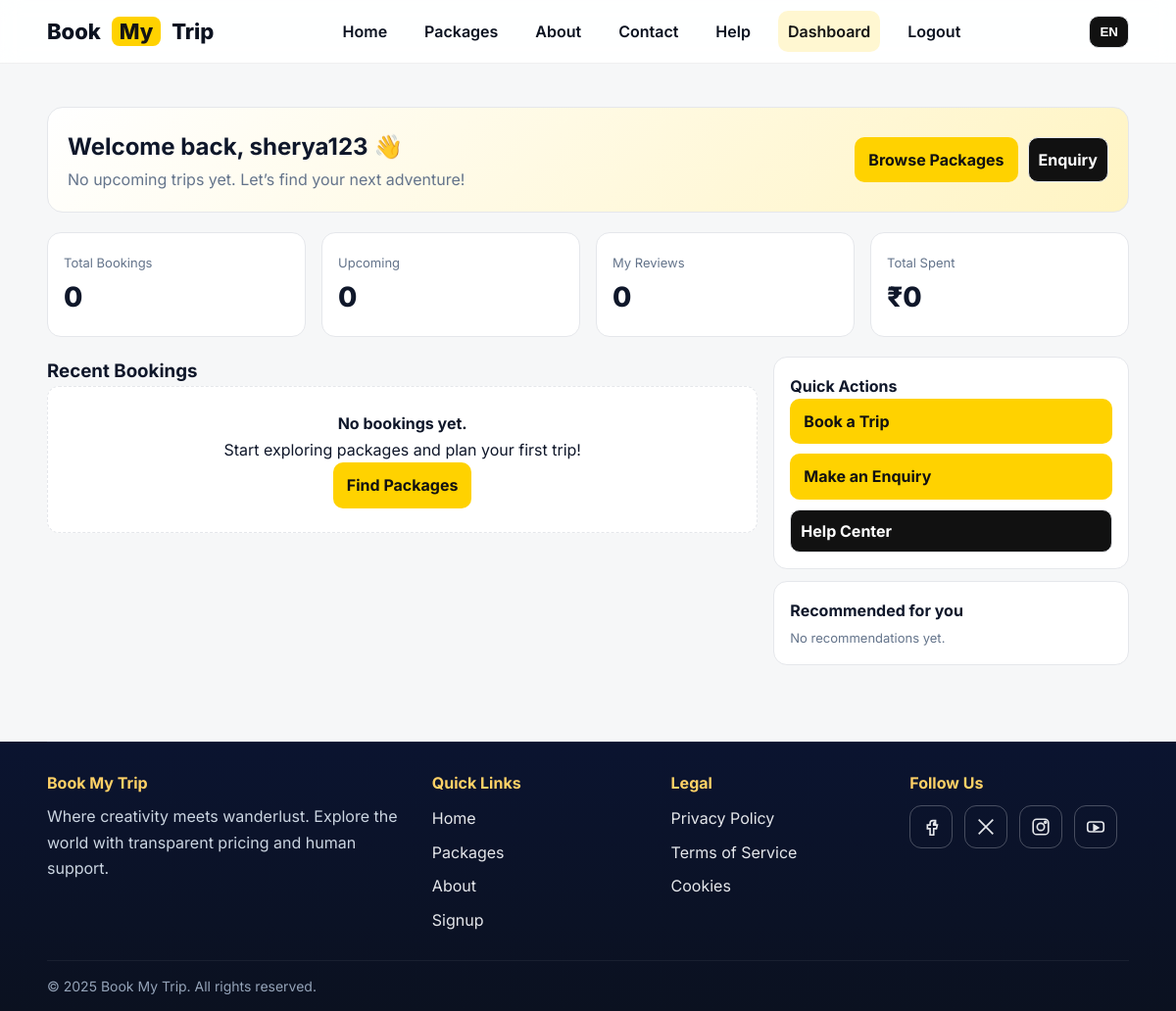
The page /dashboard/ (signed in) on the database as committed earlier.
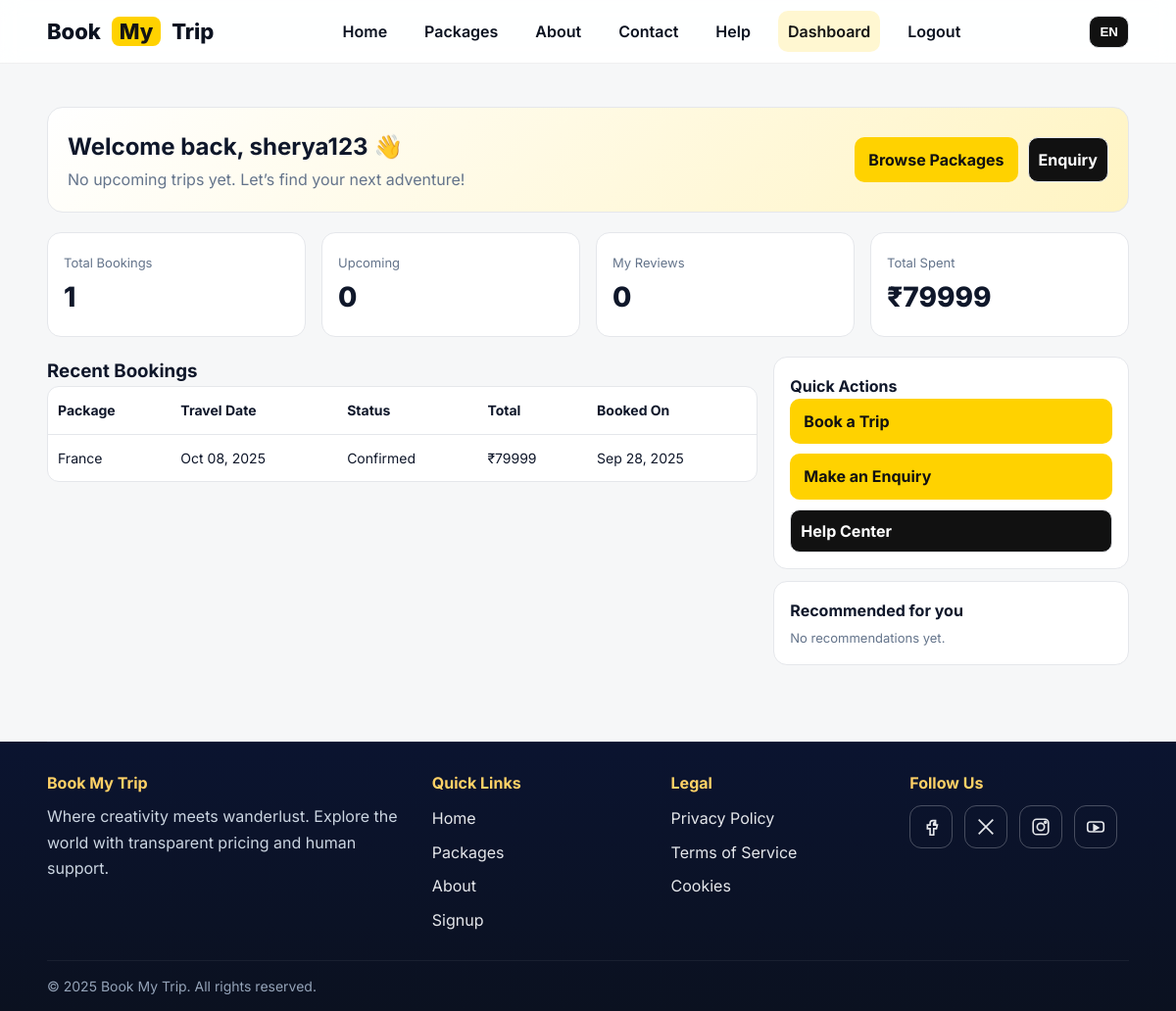
The same page on the database as committed later.
### hello/models.py (models this page shows, shortened)
class Booking(models.Model):
    STATUS_CHOICES = [
        ('PENDING', 'Pending'),
        ('CONFIRMED', 'Confirmed'),
        ('CANCELLED', 'Cancelled'),
        ('COMPLETED', 'Completed'),
    ]
    user = models.ForeignKey(User, on_delete=models.CASCADE, related_name="bookings")
    package = models.ForeignKey(Package, on_delete=models.PROTECT, related_name="bookings")
    booking_date = models.DateTimeField(auto_now_add=True)
    travel_date = models.DateField()
    number_of_people = models.PositiveIntegerField(validators=[MinValueValidator(1)])
    total_price = models.DecimalField(max_digits=10, decimal_places=2, validators=[MinValueValidator(Decimal('0'))])
    status = models.CharField(max_length=10, choices=STATUS_CHOICES, default='PENDING')
    class Meta:
        ordering = ['-booking_date']
        verbose_name_plural = "Bookings"
        indexes = [
            models.Index(fields=['status']),
            models.Index(fields=['travel_date']),
            models.Index(fields=['booking_date']),
        ]
        constraints = [
            models.CheckConstraint(check=models.Q(number_of_people__gte=1), name="booking_people_gte_1"),
            models.CheckConstraint(check=models.Q(total_price__gte=0), name="booking_total_price_gte_0"),
        ]

class Package(models.Model):
    CATEGORY_CHOICES = [
        ('adventure', 'Adventure'),
        ('beach', 'Beach'),
        ('city', 'City'),
        ('cultural', 'Cultural'),
        ('luxury', 'Luxury'),
        ('family', 'Family'),
        ('honeymoon', 'Honeymoon'),
        ('other', 'Other'),
    ]
    title = models.CharField(max_length=200)
    slug = models.SlugField(max_length=220, unique=True, help_text="Used in the package URL.")
    destination = models.ForeignKey('Destination', on_delete=models.CASCADE, related_name="packages")
    category = models.CharField(max_length=20, choices=CATEGORY_CHOICES)
    description = models.TextField()
    image = models.ImageField(upload_to='packages/', blank=True, null=True)
    price = models.DecimalField(max_digits=10, decimal_places=2, validators=[MinValueValidator(Decimal('0'))])
    is_available = models.BooleanField(default=True)
    created_at = models.DateTimeField(auto_now_add=True)
    class Meta:
        ordering = ['-created_at']
        verbose_name_plural = "Packages"
        indexes = [
            models.Index(fields=['slug']),
            models.Index(fields=['category', 'is_available']),
        ]

### hello/views.py (the view)
# urls.py: path("dashboard/", views.dashboard, name="dashboard"),
@login_required
def dashboard(request):
    today = timezone.localdate()
    bookings = Booking.objects.filter(user=request.user).select_related("package")
    stats = {
        "total_bookings": bookings.count(),
        "upcoming_count": bookings.filter(travel_date__gte=today).count(),
        "total_spent": bookings.aggregate(s=Sum("total_price"))["s"] or 0,
        "confirmed_count": bookings.filter(status="CONFIRMED").count(),
    }
    ctx = {
        "stats": stats,
        "recent_bookings": bookings.order_by("-booking_date")[:5],
        "reviews": Review.objects.filter(user=request.user).select_related("package")[:5],
        "recommendations": (
            Package.objects.filter(is_available=True)
            .exclude(bookings__user=request.user)
            .select_related("destination")[:3]
        ),
        "upcoming_booking": bookings.filter(travel_date__gte=today).order_by("travel_date").first(),
    }
    return render(request, "hello/dashboard.html", ctx)

### hello/templates/hello/dashboard.html (shortened to what the changed rows need)
<!DOCTYPE html>
<html lang="en">
<head>
</head>
<body>
<main>
  <section class="container section">
    <div class="hero">
      <div>
        <h2>Welcome back, {{ user.first_name|default:user.username }} 👋</h2>
      </div>
    </div>
    <div class="grid cards">
      <div class="card kpi"><span class="label">Total Bookings</span><div class="value">{{ stats.total_bookings }}</div></div>
      <div class="card kpi"><span class="label">Total Spent</span><div class="value">₹{{ stats.total_spent|floatformat:0 }}</div></div>
    </div>
    <div class="section-grid">
      <div>
        {% if recent_bookings %}
          <table class="table">
            <thead>
              <tr><th>Package</th><th>Travel Date</th><th>Status</th><th>Total</th><th>Booked On</th></tr>
            </thead>
            <tbody>
              {% for b in recent_bookings %}
              <tr>
                <td>{{ b.package.title }}</td>
                <td>{{ b.travel_date|date:"M d, Y" }}</td>
                <td>{{ b.status|title }}</td>
                <td>₹{{ b.total_price|floatformat:0 }}</td>
                <td>{{ b.booking_date|date:"M d, Y" }}</td>
              </tr>
              {% endfor %}
            </tbody>
          </table>
        {% else %}
          <div class="empty">
            <p><strong>No bookings yet.</strong></p>
            <p>Start exploring packages and plan your first trip!</p>
            <a class="btn" href="{% url 'packages' %}">Find Packages</a>
          </div>
        {% endif %}
      </div>
    </div>
  </section>
</main>
</body>
</html>

Rows that differ between the two databases and show on the page:
added Booking: package "France", travel_date "Oct 08, 2025", status "Confirmed", total_price "79999", booking_date "Sep 28, 2025"
Other text that changed with them:
{{ stats.total_bookings }}: "0" → "1"
{{ stats.total_spent|floatformat:0 }}: "0" → "79999"
text no longer shown: "No bookings yet. Start exploring packages and plan your first trip! Find Packages"
text now shown: "Package Travel Date Status Total Booked On"
